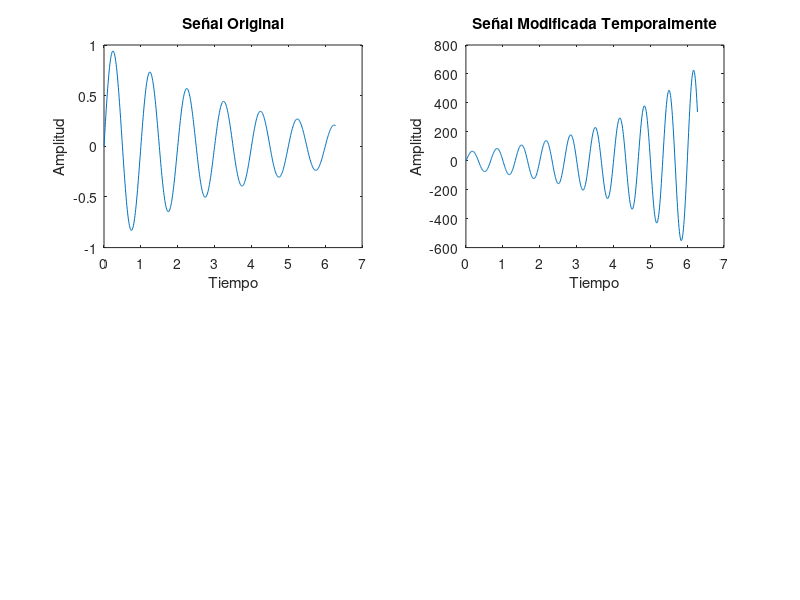

Write the MATLAB code that produced this figure.
% Proyecto 1. 
% Nombre: Andrés Degollado Muñoz
% No. de cuenta: 318036159
% Presentación 1 de Modelos Ocultos de Markov aplicados al Procesamiento de
% Señales.
% Operaciones aplicadas a la variable independiente de la señal.

% Se define la señal exponencial senoidal amortiguada (una señal a tiempo
% continuo).
% Se define el intervalo de tiempo.
t = 0:0.01:2*pi; 
% Representa la amplitud de la señal.
A = 1; 
% Representa la frecuencia de la señal.
f = 1;
% Representa el decaimiento de la señal. 
alpha=0.25; 
% Se escribe la señal exponencial senoidal amortiguada.
x = A*exp(-alpha*t).*sin(f*2*pi*t); 

% Se realizan las operaciones correspondientes a la variable independiente 
% sobre la señal previamente mencionada.

% Escalamiento del tiempo: Se multiplica cada entrada temporal por un
% escalar.
escalar_1=1.5;
% Reflexión: Se evualúa cada entrada temporal en su inverso aditivo.
desplazamiento=7*pi/2;
% Desplazamiento: Se resta una constante a cada entrada temporal.

% Se aplican las tres operaciones, con el fin de crear una nueva señal.
x_modificado_1 = A*exp(-alpha*escalar_1*(-t-desplazamiento)).*sin(2*pi*f*escalar_1*(-t-desplazamiento));

% Se grafican la señal original y la señal modificada temporalmente. 
subplot(2,2,1);
plot(t, x);
title('Señal Original');
xlabel('Tiempo');
ylabel('Amplitud');

subplot(2,2,2);
plot(t, x_modificado_1);
title('Señal Modificada Temporalmente');
xlabel('Tiempo');
ylabel('Amplitud');
